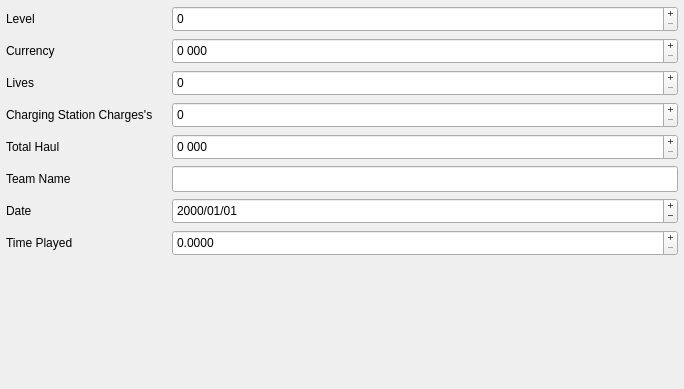
<?xml version="1.0" encoding="UTF-8"?>
<ui version="4.0">
 <class>WorldWidgetClass</class>
 <widget class="QWidget" name="WorldWidgetClass">
  <property name="geometry">
   <rect>
    <x>0</x>
    <y>0</y>
    <width>684</width>
    <height>389</height>
   </rect>
  </property>
  <property name="windowTitle">
   <string>WorldWidget</string>
  </property>
  <layout class="QVBoxLayout" name="verticalLayout">
   <property name="leftMargin">
    <number>0</number>
   </property>
   <property name="topMargin">
    <number>0</number>
   </property>
   <property name="rightMargin">
    <number>0</number>
   </property>
   <property name="bottomMargin">
    <number>0</number>
   </property>
   <item>
    <widget class="QStackedWidget" name="stackedWidget">
     <property name="currentIndex">
      <number>1</number>
     </property>
     <widget class="QWidget" name="page">
      <layout class="QVBoxLayout" name="verticalLayout_3">
       <property name="leftMargin">
        <number>0</number>
       </property>
       <property name="topMargin">
        <number>0</number>
       </property>
       <property name="rightMargin">
        <number>0</number>
       </property>
       <property name="bottomMargin">
        <number>0</number>
       </property>
       <item>
        <widget class="QLabel" name="dataLabel">
         <property name="sizePolicy">
          <sizepolicy hsizetype="Expanding" vsizetype="Expanding">
           <horstretch>0</horstretch>
           <verstretch>0</verstretch>
          </sizepolicy>
         </property>
         <property name="font">
          <font>
           <pointsize>10</pointsize>
           <bold>true</bold>
          </font>
         </property>
         <property name="text">
          <string>No data loaded.</string>
         </property>
         <property name="alignment">
          <set>Qt::AlignmentFlag::AlignCenter</set>
         </property>
        </widget>
       </item>
      </layout>
     </widget>
     <widget class="QWidget" name="page_2">
      <layout class="QVBoxLayout" name="verticalLayout_2">
       <property name="leftMargin">
        <number>6</number>
       </property>
       <property name="topMargin">
        <number>6</number>
       </property>
       <property name="rightMargin">
        <number>6</number>
       </property>
       <property name="bottomMargin">
        <number>6</number>
       </property>
       <item>
        <layout class="QVBoxLayout" name="worldLayout">
         <property name="spacing">
          <number>6</number>
         </property>
         <property name="leftMargin">
          <number>0</number>
         </property>
         <property name="topMargin">
          <number>0</number>
         </property>
         <property name="rightMargin">
          <number>0</number>
         </property>
         <property name="bottomMargin">
          <number>0</number>
         </property>
         <item>
          <layout class="QHBoxLayout" name="horizontalLayout_8">
           <item>
            <widget class="QLabel" name="label">
             <property name="minimumSize">
              <size>
               <width>160</width>
               <height>26</height>
              </size>
             </property>
             <property name="maximumSize">
              <size>
               <width>16777215</width>
               <height>16777215</height>
              </size>
             </property>
             <property name="text">
              <string>Level</string>
             </property>
            </widget>
           </item>
           <item>
            <widget class="NoWheelSpinBox" name="levelSpinBox">
             <property name="sizePolicy">
              <sizepolicy hsizetype="Expanding" vsizetype="Fixed">
               <horstretch>0</horstretch>
               <verstretch>0</verstretch>
              </sizepolicy>
             </property>
             <property name="minimumSize">
              <size>
               <width>240</width>
               <height>26</height>
              </size>
             </property>
             <property name="buttonSymbols">
              <enum>QAbstractSpinBox::ButtonSymbols::PlusMinus</enum>
             </property>
            </widget>
           </item>
          </layout>
         </item>
         <item>
          <layout class="QHBoxLayout" name="horizontalLayout_7">
           <item>
            <widget class="QLabel" name="label_2">
             <property name="minimumSize">
              <size>
               <width>160</width>
               <height>26</height>
              </size>
             </property>
             <property name="maximumSize">
              <size>
               <width>16777215</width>
               <height>16777215</height>
              </size>
             </property>
             <property name="text">
              <string>Currency</string>
             </property>
            </widget>
           </item>
           <item>
            <widget class="NoWheelSpinBox" name="currencySpinBox">
             <property name="sizePolicy">
              <sizepolicy hsizetype="Expanding" vsizetype="Fixed">
               <horstretch>0</horstretch>
               <verstretch>0</verstretch>
              </sizepolicy>
             </property>
             <property name="minimumSize">
              <size>
               <width>240</width>
               <height>26</height>
              </size>
             </property>
             <property name="buttonSymbols">
              <enum>QAbstractSpinBox::ButtonSymbols::PlusMinus</enum>
             </property>
             <property name="showGroupSeparator" stdset="0">
              <bool>true</bool>
             </property>
             <property name="suffix">
              <string> 000</string>
             </property>
             <property name="maximum">
              <number>10000000</number>
             </property>
            </widget>
           </item>
          </layout>
         </item>
         <item>
          <layout class="QHBoxLayout" name="horizontalLayout_6">
           <item>
            <widget class="QLabel" name="label_3">
             <property name="minimumSize">
              <size>
               <width>160</width>
               <height>26</height>
              </size>
             </property>
             <property name="maximumSize">
              <size>
               <width>16777215</width>
               <height>16777215</height>
              </size>
             </property>
             <property name="text">
              <string>Lives</string>
             </property>
            </widget>
           </item>
           <item>
            <widget class="NoWheelSpinBox" name="liveSpinBox">
             <property name="sizePolicy">
              <sizepolicy hsizetype="Expanding" vsizetype="Fixed">
               <horstretch>0</horstretch>
               <verstretch>0</verstretch>
              </sizepolicy>
             </property>
             <property name="minimumSize">
              <size>
               <width>240</width>
               <height>26</height>
              </size>
             </property>
             <property name="buttonSymbols">
              <enum>QAbstractSpinBox::ButtonSymbols::PlusMinus</enum>
             </property>
            </widget>
           </item>
          </layout>
         </item>
         <item>
          <layout class="QHBoxLayout" name="horizontalLayout_5">
           <item>
            <widget class="QLabel" name="label_4">
             <property name="minimumSize">
              <size>
               <width>160</width>
               <height>26</height>
              </size>
             </property>
             <property name="maximumSize">
              <size>
               <width>16777215</width>
               <height>16777215</height>
              </size>
             </property>
             <property name="text">
              <string>Charging Station Charges's</string>
             </property>
            </widget>
           </item>
           <item>
            <widget class="NoWheelSpinBox" name="chargeSpinBox">
             <property name="sizePolicy">
              <sizepolicy hsizetype="Expanding" vsizetype="Fixed">
               <horstretch>0</horstretch>
               <verstretch>0</verstretch>
              </sizepolicy>
             </property>
             <property name="minimumSize">
              <size>
               <width>240</width>
               <height>26</height>
              </size>
             </property>
             <property name="buttonSymbols">
              <enum>QAbstractSpinBox::ButtonSymbols::PlusMinus</enum>
             </property>
            </widget>
           </item>
          </layout>
         </item>
         <item>
          <layout class="QHBoxLayout" name="horizontalLayout_2">
           <item>
            <widget class="QLabel" name="label_5">
             <property name="minimumSize">
              <size>
               <width>160</width>
               <height>26</height>
              </size>
             </property>
             <property name="maximumSize">
              <size>
               <width>16777215</width>
               <height>16777215</height>
              </size>
             </property>
             <property name="text">
              <string>Total Haul</string>
             </property>
            </widget>
           </item>
           <item>
            <widget class="NoWheelSpinBox" name="totalHaulSpinBox">
             <property name="sizePolicy">
              <sizepolicy hsizetype="Expanding" vsizetype="Fixed">
               <horstretch>0</horstretch>
               <verstretch>0</verstretch>
              </sizepolicy>
             </property>
             <property name="minimumSize">
              <size>
               <width>240</width>
               <height>26</height>
              </size>
             </property>
             <property name="buttonSymbols">
              <enum>QAbstractSpinBox::ButtonSymbols::PlusMinus</enum>
             </property>
             <property name="showGroupSeparator" stdset="0">
              <bool>true</bool>
             </property>
             <property name="suffix">
              <string> 000</string>
             </property>
             <property name="maximum">
              <number>10000000</number>
             </property>
            </widget>
           </item>
          </layout>
         </item>
         <item>
          <layout class="QHBoxLayout" name="horizontalLayout_4">
           <item>
            <widget class="QLabel" name="label_6">
             <property name="minimumSize">
              <size>
               <width>160</width>
               <height>26</height>
              </size>
             </property>
             <property name="maximumSize">
              <size>
               <width>16777215</width>
               <height>16777215</height>
              </size>
             </property>
             <property name="text">
              <string>Team Name</string>
             </property>
            </widget>
           </item>
           <item>
            <widget class="QLineEdit" name="teamLineEdit">
             <property name="minimumSize">
              <size>
               <width>240</width>
               <height>26</height>
              </size>
             </property>
            </widget>
           </item>
          </layout>
         </item>
         <item>
          <layout class="QHBoxLayout" name="horizontalLayout_10">
           <item>
            <widget class="QLabel" name="label_7">
             <property name="minimumSize">
              <size>
               <width>160</width>
               <height>26</height>
              </size>
             </property>
             <property name="maximumSize">
              <size>
               <width>16777215</width>
               <height>16777215</height>
              </size>
             </property>
             <property name="text">
              <string>Date</string>
             </property>
            </widget>
           </item>
           <item>
            <widget class="QDateEdit" name="dateEdit">
             <property name="sizePolicy">
              <sizepolicy hsizetype="Expanding" vsizetype="Fixed">
               <horstretch>0</horstretch>
               <verstretch>0</verstretch>
              </sizepolicy>
             </property>
             <property name="minimumSize">
              <size>
               <width>240</width>
               <height>26</height>
              </size>
             </property>
             <property name="buttonSymbols">
              <enum>QAbstractSpinBox::ButtonSymbols::PlusMinus</enum>
             </property>
             <property name="displayFormat">
              <string>yyyy/MM/dd</string>
             </property>
            </widget>
           </item>
          </layout>
         </item>
         <item>
          <layout class="QHBoxLayout" name="horizontalLayout_11">
           <item>
            <widget class="QLabel" name="timePlayedLabel">
             <property name="minimumSize">
              <size>
               <width>160</width>
               <height>26</height>
              </size>
             </property>
             <property name="maximumSize">
              <size>
               <width>16777215</width>
               <height>16777215</height>
              </size>
             </property>
             <property name="text">
              <string>Time Played</string>
             </property>
            </widget>
           </item>
           <item>
            <widget class="NoWheelDoubleSpinBox" name="timePlayedDoubleSpinBox">
             <property name="sizePolicy">
              <sizepolicy hsizetype="Expanding" vsizetype="Fixed">
               <horstretch>0</horstretch>
               <verstretch>0</verstretch>
              </sizepolicy>
             </property>
             <property name="minimumSize">
              <size>
               <width>240</width>
               <height>26</height>
              </size>
             </property>
             <property name="buttonSymbols">
              <enum>QAbstractSpinBox::ButtonSymbols::PlusMinus</enum>
             </property>
             <property name="decimals">
              <number>4</number>
             </property>
             <property name="maximum">
              <double>1000000000.000000000000000</double>
             </property>
            </widget>
           </item>
          </layout>
         </item>
        </layout>
       </item>
       <item>
        <spacer name="verticalSpacer">
         <property name="orientation">
          <enum>Qt::Orientation::Vertical</enum>
         </property>
         <property name="sizeHint" stdset="0">
          <size>
           <width>20</width>
           <height>40</height>
          </size>
         </property>
        </spacer>
       </item>
      </layout>
     </widget>
    </widget>
   </item>
  </layout>
 </widget>
 <layoutdefault spacing="6" margin="11"/>
 <customwidgets>
  <customwidget>
   <class>NoWheelSpinBox</class>
   <extends>QSpinBox</extends>
   <header>nowheelspinbox.h</header>
  </customwidget>
  <customwidget>
   <class>NoWheelDoubleSpinBox</class>
   <extends>QDoubleSpinBox</extends>
   <header>nowheelspinbox.h</header>
  </customwidget>
 </customwidgets>
 <resources/>
 <connections/>
</ui>
